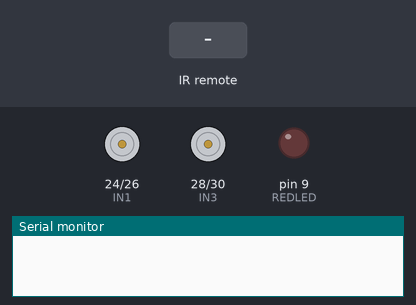
Bench run of a sketch on a simulated Arduino Mega 2560, built with avr-gcc and run on an emulated ATmega2560. Shown: motor-driver pin pairs drawn as motors (green arrow = first pin HIGH = forward, orange = second pin HIGH = backward, longer = more drive, scaled by the enable pin), output pins drawn as LEDs (lit = HIGH), the last lines printed to the serial monitor. Inputs (shaded band) come from the test bench.

Above: at 1.2 s.
1.3 s: infrared code 0xF30CFF00 received
At 2.2 s:
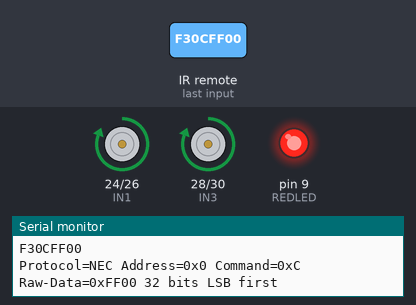
2.8 s: infrared code 0xF708FF00 received
At 3.3 s:
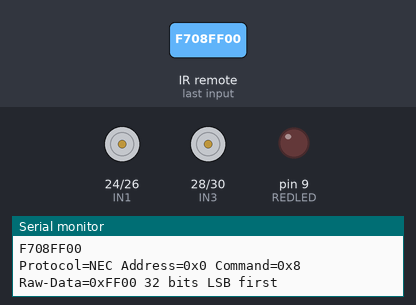
Timing chart, 0 to 5.8 s (numbered marks = the images above; inputs shaded):
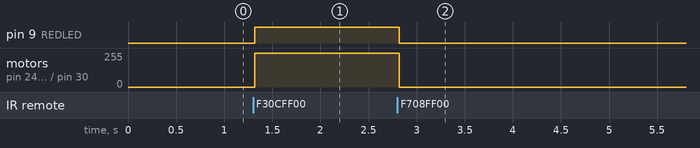

Measured:
- after the input at 1.3 s, pin 9 (REDLED): LOW → HIGH at once; motor on pin 24 (IN1) / pin 26 (IN2), motor on pin 28 (IN3) / pin 30 (IN4): stopped → forward 255/255 at once
- after the input at 2.8 s, pin 9 (REDLED): HIGH → LOW at once; motor on pin 24 (IN1) / pin 26 (IN2), motor on pin 28 (IN3) / pin 30 (IN4): forward 255/255 → stopped at once

The sketch:

RCCarMegaRemote.ino
```cpp
#include <IRremote.hpp>
int IRPIN = 35;
int IN1 = 24;
int IN2 = 26;
int IN3 = 28;
int IN4 = 30;
int EN1 = 6;
int EN2 = 7;
int REDLED = 9;
  // VIN pin on driver, right power pin, connected to VIN on arduino
  // GND pin on driver, middle pin, to GND supply and GND arduino
  // +12V pin on driver, left power pin, connected to supply
void setup() {
  // put your setup code here, to run once:
Serial.begin(9600);
IrReceiver.begin(IRPIN, ENABLE_LED_FEEDBACK);
pinMode(IN1, OUTPUT);
pinMode(IN2, OUTPUT);
pinMode(IN3, OUTPUT);
pinMode(IN4, OUTPUT);
pinMode(EN1, OUTPUT);
pinMode(EN2, OUTPUT);
pinMode(REDLED, OUTPUT);
digitalWrite(EN1, HIGH);
digitalWrite(EN2, HIGH);
}
void loop() {
  // put your main code here, to run repeatedly:
if(IrReceiver.decode()) {
  (IrReceiver.decodedIRData.decodedRawData,HEX);
  Serial.println(IrReceiver.decodedIRData.decodedRawData,HEX);
  IrReceiver.printIRResultShort(&Serial); // Print complete received data in one line
  IrReceiver.printIRSendUsage(&Serial);

if(IrReceiver.decodedIRData.decodedRawData == 0xF30CFF00) {
digitalWrite(REDLED, HIGH);
digitalWrite(IN1, HIGH);
digitalWrite(IN2, LOW);
digitalWrite(IN3, HIGH);
digitalWrite(IN4, LOW);
}
else if(IrReceiver.decodedIRData.decodedRawData == 0xF708FF00) {
digitalWrite(REDLED, LOW);
digitalWrite(IN1, LOW);
digitalWrite(IN2, LOW);
digitalWrite(IN3, LOW);
digitalWrite(IN4, LOW);
}
    IrReceiver.resume();
}
}
```
